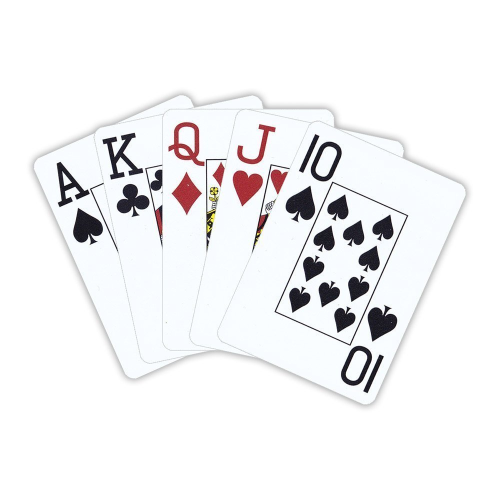
#> input picture Resources/cards.jpg, 1000 x 1000 px, given in place of the camera (shown at 1/2 size)
$ python colorPicker.py
#> lines starting #> are read from the running program, lines starting #| are printed output that depends on the picture; after the words box and inside, x2 and y2 are one past the last pixel; in counts of white or black regions, pixels touching at a corner belong together
# COLOR DETECTION

import cv2
import numpy as np

def empty(a):
    pass

def stackImages(scale,imgArray):
    rows = len(imgArray)
    cols = len(imgArray[0])
    rowsAvailable = isinstance(imgArray[0], list)
    width = imgArray[0][0].shape[1]
    height = imgArray[0][0].shape[0]
    if rowsAvailable:
        for x in range ( 0, rows):
            for y in range(0, cols):
                if imgArray[x][y].shape[:2] == imgArray[0][0].shape [:2]:
                    imgArray[x][y] = cv2.resize(imgArray[x][y], (0, 0), None, scale, scale)
                else:
                    imgArray[x][y] = cv2.resize(imgArray[x][y], (imgArray[0][0].shape[1], imgArray[0][0].shape[0]), None, scale, scale)
                if len(imgArray[x][y].shape) == 2: imgArray[x][y]= cv2.cvtColor( imgArray[x][y], cv2.COLOR_GRAY2BGR)
        imageBlank = np.zeros((height, width, 3), np.uint8)
        hor = [imageBlank]*rows
        hor_con = [imageBlank]*rows
        for x in range(0, rows):
            hor[x] = np.hstack(imgArray[x])
        ver = np.vstack(hor)
    else:
        for x in range(0, rows):
            if imgArray[x].shape[:2] == imgArray[0].shape[:2]:
                imgArray[x] = cv2.resize(imgArray[x], (0, 0), None, scale, scale)
            else:
                imgArray[x] = cv2.resize(imgArray[x], (imgArray[0].shape[1], imgArray[0].shape[0]), None,scale, scale)
            if len(imgArray[x].shape) == 2: imgArray[x] = cv2.cvtColor(imgArray[x], cv2.COLOR_GRAY2BGR)
        hor= np.hstack(imgArray)
        ver = hor
    return ver

cv2.namedWindow("TrackBars")
cv2.resizeWindow("TrackBars", 640, 240)
cv2.createTrackbar("Hue Min","TrackBars", 35, 179, empty)
cv2.createTrackbar("Hue Max","TrackBars", 72, 179, empty)
cv2.createTrackbar("Sat Min","TrackBars", 73, 255, empty)
cv2.createTrackbar("Sat Max","TrackBars", 255, 255, empty)
cv2.createTrackbar("Val Min","TrackBars", 0, 255, empty)
cv2.createTrackbar("Val Max","TrackBars", 255, 255, empty)

cap = cv2.VideoCapture(0)

cap = cv2.VideoCapture(0)
cap.set(3, 640)
cap.set(4, 480)
cap.set(10, 100)

while True:
    success, img = cap.read()
#> img is the input picture: shape (1000, 1000, 3); mean B, G, R 242.8, 241.6, 241.8
    imgHSV = cv2.cvtColor(img, cv2.COLOR_BGR2HSV)
#> imgHSV: shape (1000, 1000, 3); mean H, S, V 38.8, 6.5, 244
    h_min = cv2.getTrackbarPos("Hue Min", "TrackBars")
    h_max = cv2.getTrackbarPos("Hue Max", "TrackBars")
    s_min = cv2.getTrackbarPos("Sat Min", "TrackBars")
    s_max = cv2.getTrackbarPos("Sat Max", "TrackBars")
    v_min = cv2.getTrackbarPos("Val Min", "TrackBars")
    v_max = cv2.getTrackbarPos("Val Max", "TrackBars")

    lower = np.array([h_min,s_min,v_min])
    upper = np.array([h_max,s_max,v_max])
    mask = cv2.inRange(imgHSV, lower, upper)
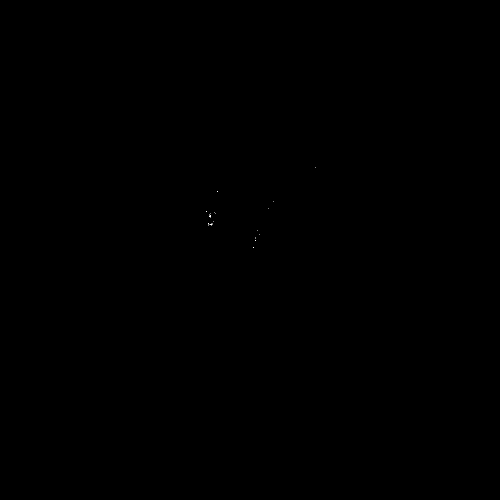
#> mask: shape (1000, 1000) (shown at 1/2 size); 0% white in thin lines or dots, all inside (x1, y1, x2, y2) = (413, 334, 631, 496)
    imgResult = cv2.bitwise_and(img, img, mask=mask)

    imgStack = stackImages(0.8, ([img, mask]))
#> in stackImages, `rows = len(imgArray)`: rows = 2
#> in stackImages, `cols = len(imgArray[0])`: cols = 1000
#> in stackImages, `rowsAvailable = isinstance(imgArray[0], list)`: rowsAvailable = False
#> after the loop in stackImages, `for x in range(0, rows):`: imgArray = 2 items
#> in stackImages, `hor= np.hstack(imgArray)`:
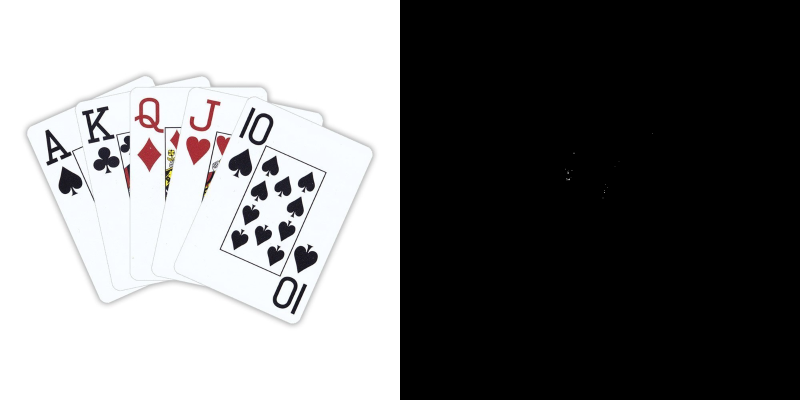
#> hor: shape (800, 1600, 3) (shown at 1/2 size); mean of channels 0, 1, 2 121.4, 120.8, 120.9; drawn as B, G, R
    cv2.imshow("Stacked Images", imgStack)

    if cv2.waitKey(30) & 0xFF == ord('q'):
#> (key q is pressed here)
         break
